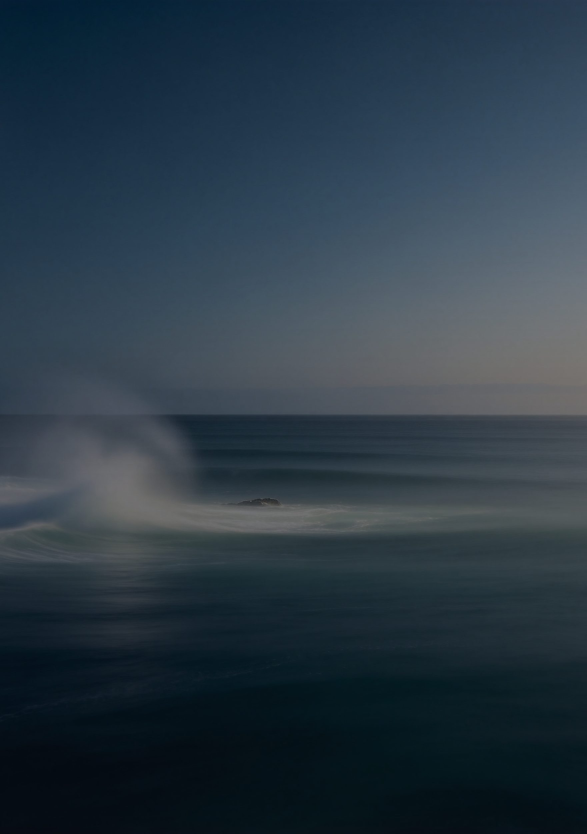
#> input picture books/advanced/images/cover.jpg, 1760 x 2500 px (shown at 1/3 size)
$ python -i make_cover.py   (imports and definitions only)
#> lines starting #> are read from the running program, lines starting #| are printed output that depends on the picture
"""生成封面与封底：铺满 + 居中裁切的背景图，压暗后放标题。

用法：
    python books/code/common/make_cover.py --book books/beginner --front logo4.png --back logo12.png
"""
import argparse
import os
import sys

from PIL import Image

ROOT = os.path.dirname(os.path.dirname(os.path.dirname(os.path.dirname(os.path.abspath(__file__)))))
LOGOS = r"E:\Study\0-logo"
W, H = 1760, 2500  # 176×250 mm @ 254 dpi


def make(src, dst, dark=0.32, bottom=0.72):
#> called with src = '../../advanced/images/cover.jpg', dst = 'out.png', dark = 0.32, bottom = 0.72
    im = Image.open(src).convert("RGB")
#> im is the input picture: PIL image 1760x2500 RGB; mean R, G, B 42.6, 57.6, 69.3
    scale = max(W / im.width, H / im.height)
#> scale = 1
    im = im.resize((int(im.width * scale + 1), int(im.height * scale + 1)), Image.LANCZOS)
#> im: PIL image 1761x2501 RGB
    left = (im.width - W) // 2
#> left = 0
    top = (im.height - H) // 2
#> top = 0
    im = im.crop((left, top, left + W, top + H))
#> im: PIL image 1760x2500 RGB

    alpha = Image.new("L", (1, H))
    for y in range(H):
        v = int(255 * (dark + (bottom - dark) * y / H))
        alpha.putpixel((0, y), v)
    alpha = alpha.resize((W, H))
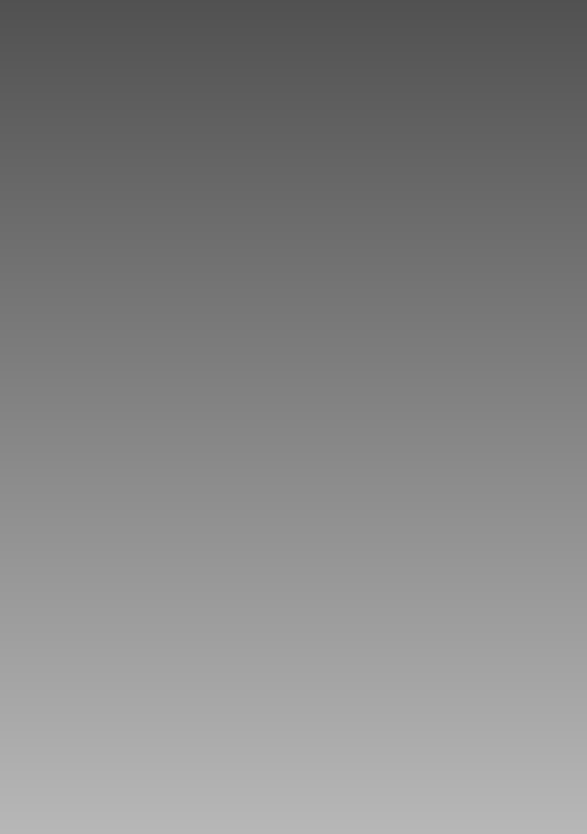
#> alpha: PIL image 1760x2500 L (shown at 1/3 size); min 81, max 183, mean 132.1
    black = Image.new("RGBA", (W, H), (6, 10, 20, 255))
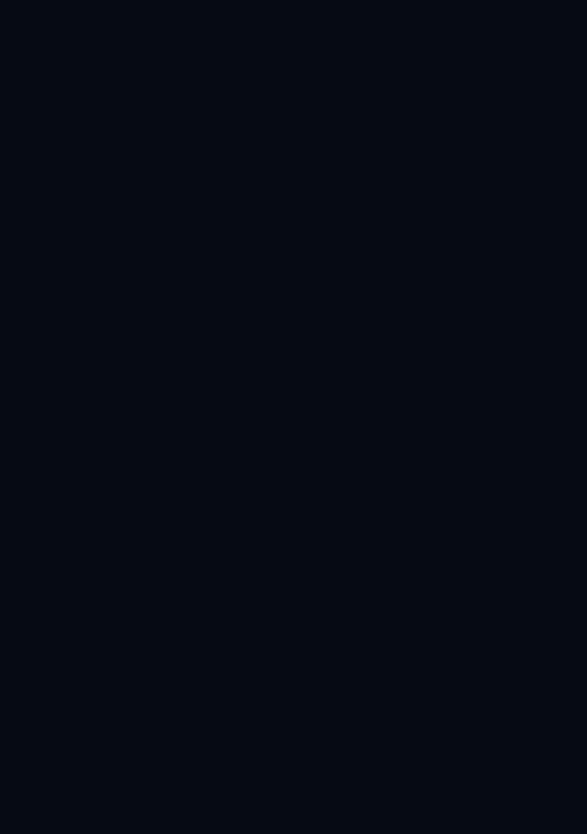
#> black: PIL image 1760x2500 RGBA (shown at 1/3 size); mean R, G, B, A 6, 10, 20, 255
    black.putalpha(alpha)
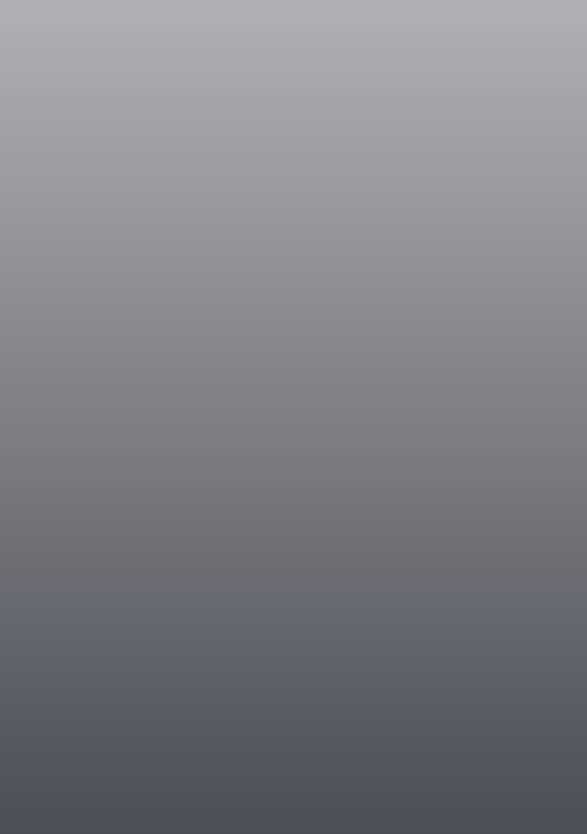
#> black: PIL image 1760x2500 RGBA (shown at 1/3 size); mean R, G, B, A 6, 10, 20, 132.1; transparent parts drawn white
    im = Image.alpha_composite(im.convert("RGBA"), black).convert("RGB")
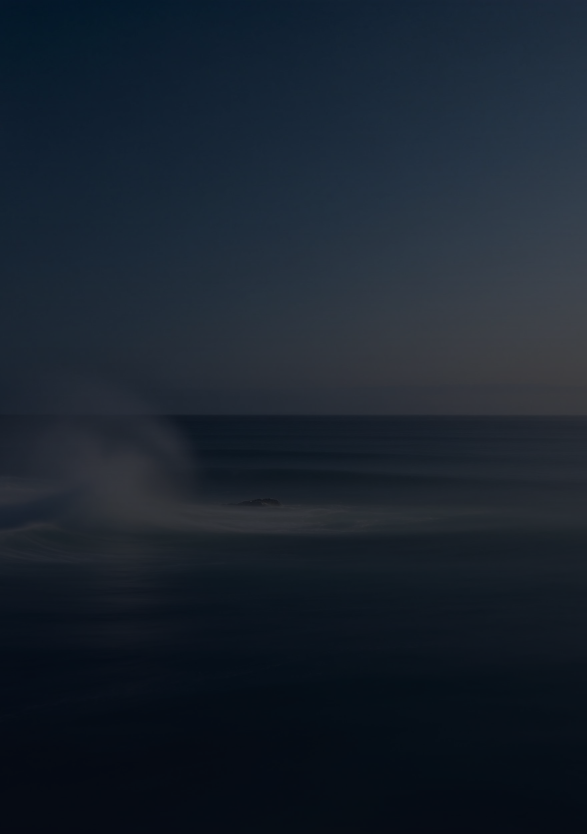
#> im: PIL image 1760x2500 RGB (shown at 1/3 size); mean R, G, B 24.8, 34.5, 45.9
    im.save(dst, "JPEG", quality=82, optimize=True, progressive=True)
    print("wrote", os.path.relpath(dst, ROOT), "%.0f KB" % (os.path.getsize(dst) / 1024))


# [14 lines not run here, left out]

>>> result = make('../../advanced/images/cover.jpg', 'out.png')
